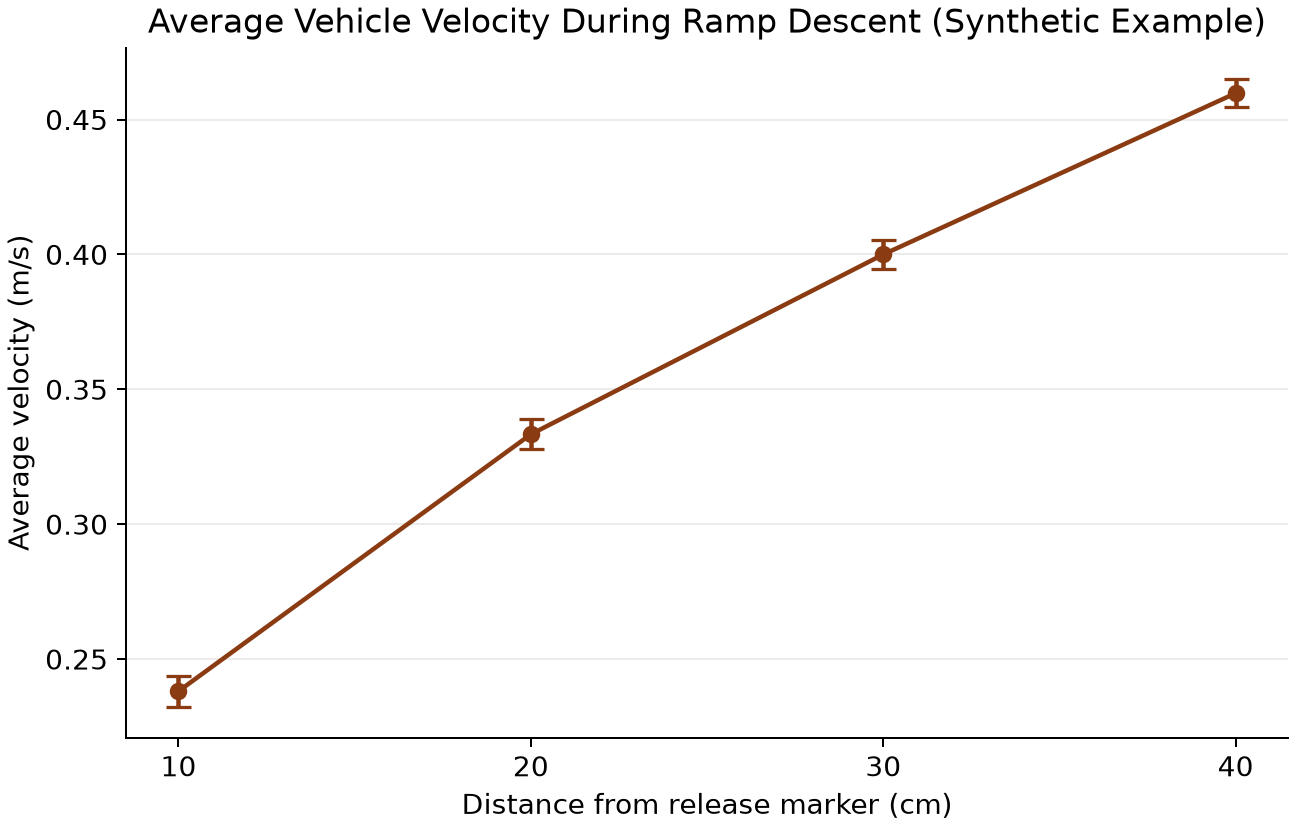

Here is the Python script that generated this plot:
"""Plot average ramp descent velocity from ramp-descent-raw-data.csv."""

import csv
from collections import defaultdict
from pathlib import Path
from statistics import mean, stdev

import matplotlib.pyplot as plt


DATA_PATH = Path(__file__).with_name("ramp-descent-raw-data.csv")
OUTPUT_PATH = Path(__file__).with_suffix(".png")


def main() -> None:
    with DATA_PATH.open(newline="", encoding="utf-8") as handle:
        rows = list(csv.DictReader(handle))

    grouped = defaultdict(list)
    for row in rows:
        distance = float(row["distance_from_release_cm"])
        if distance > 0:
            grouped[distance].append(float(row["time_s"]))

    distances = sorted(grouped)
    mean_times = [mean(grouped[distance]) for distance in distances]
    time_sd = [stdev(grouped[distance]) if len(grouped[distance]) > 1 else 0 for distance in distances]
    velocities = [(distance / 100) / elapsed for distance, elapsed in zip(distances, mean_times)]
    velocity_sd = [velocity * deviation / elapsed for velocity, deviation, elapsed in zip(velocities, time_sd, mean_times)]

    plt.rcParams.update({"font.family": "DejaVu Sans", "font.size": 11, "axes.spines.top": False, "axes.spines.right": False})
    figure, axis = plt.subplots(figsize=(7.2, 4.6), constrained_layout=True)
    axis.errorbar(distances, velocities, yerr=velocity_sd, fmt="o-", color="#8a3b12", capsize=5, capthick=1.3, lw=1.8, ms=6)
    axis.set(
        title="Average Vehicle Velocity During Ramp Descent (Synthetic Example)",
        xlabel="Distance from release marker (cm)",
        ylabel="Average velocity (m/s)",
    )
    axis.set_xticks(distances)
    axis.grid(axis="y", alpha=0.25)
    figure.savefig(OUTPUT_PATH, dpi=180, facecolor="white")


if __name__ == "__main__":
    main()
